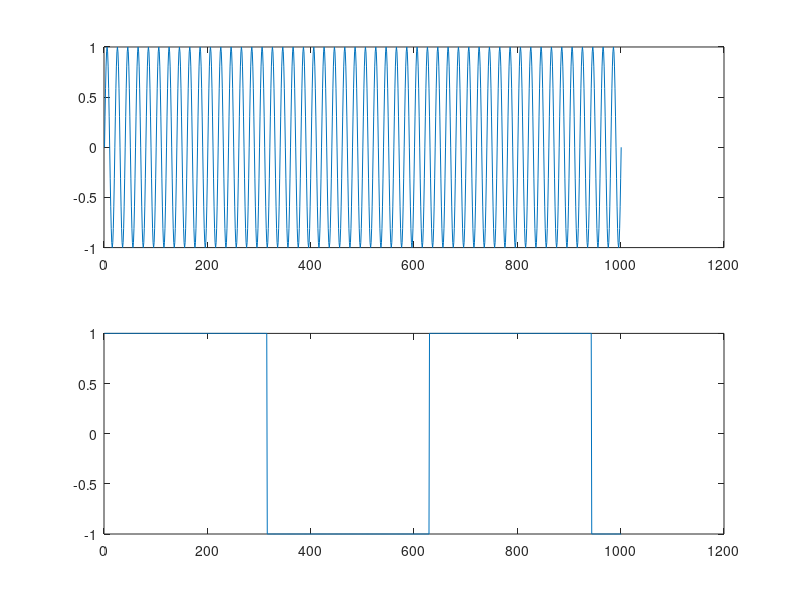

MATLAB code to generate this figure: (Note: this script raises an error after producing the figure.)
% Trabajo Practico Nº 5
% Ejercicio 5
close all;
clear all;
N = 10;

t=0:0.01:N;
f= 5; % En Hz

S1 = sin( 2 * pi * t * f );
S2 = square(t);

figure(1);
subplot( 2, 1, 1 );
plot( S1 );
subplot( 2, 1, 2 );
plot( S2 );

figure(2);
Ys = convolucion_suma( S1, S2 );
Yc = conv( S1, S2 );
%Yf = filter( S1, S2 );
FT1 = fft(S1);
FT2 = fft(S2);
Yf = ifft( real( FT2 ) * real( FT1 ) );
Yf2 = ifft( [ real( FT1 ) zeros( 1, length( S1 )-1 ) ] .* [ real( FT2 ) zeros( 1, length( S2 )-1 ) ] );

subplot( 5, 1, 1 );
plot( Ys );
title( "Convolucion x sumatoria" );

subplot( 5, 1, 2 );
plot( Yc );
title( "Conv" );

subplot( 5, 1, 3 );
plot( Yf );
title( "Convolucion x filtro" );

subplot( 5, 1, 4 );
plot( real( Yf ) );
title( "Convolucion x propiedad" );

subplot( 5, 1, 5 );
plot( real( Yf2 ) );
title( "Convolucion x propiedad + muestras" );
